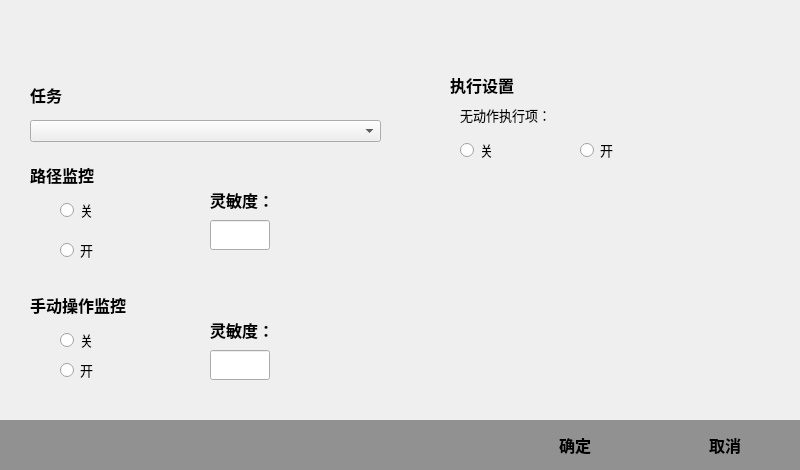
<?xml version="1.0" encoding="UTF-8"?>
<ui version="4.0">
 <class>Monitoring</class>
 <widget class="QWidget" name="Monitoring">
  <property name="geometry">
   <rect>
    <x>0</x>
    <y>0</y>
    <width>800</width>
    <height>470</height>
   </rect>
  </property>
  <property name="windowTitle">
   <string>Form</string>
  </property>
  <widget class="QWidget" name="widget" native="true">
   <property name="geometry">
    <rect>
     <x>0</x>
     <y>420</y>
     <width>800</width>
     <height>50</height>
    </rect>
   </property>
   <property name="styleSheet">
    <string notr="true">background-color: rgb(145, 145, 145);</string>
   </property>
   <widget class="QPushButton" name="btn_ok">
    <property name="geometry">
     <rect>
      <x>500</x>
      <y>0</y>
      <width>150</width>
      <height>50</height>
     </rect>
    </property>
    <property name="font">
     <font>
      <pointsize>12</pointsize>
      <weight>75</weight>
      <bold>true</bold>
     </font>
    </property>
    <property name="text">
     <string>确定</string>
    </property>
    <property name="flat">
     <bool>true</bool>
    </property>
   </widget>
   <widget class="QPushButton" name="btn_cancel">
    <property name="geometry">
     <rect>
      <x>650</x>
      <y>0</y>
      <width>150</width>
      <height>50</height>
     </rect>
    </property>
    <property name="font">
     <font>
      <pointsize>12</pointsize>
      <weight>75</weight>
      <bold>true</bold>
     </font>
    </property>
    <property name="text">
     <string>取消</string>
    </property>
    <property name="flat">
     <bool>true</bool>
    </property>
   </widget>
  </widget>
  <widget class="QLabel" name="label_theme">
   <property name="geometry">
    <rect>
     <x>170</x>
     <y>55</y>
     <width>121</width>
     <height>30</height>
    </rect>
   </property>
   <property name="font">
    <font>
     <pointsize>12</pointsize>
     <weight>75</weight>
     <bold>true</bold>
    </font>
   </property>
   <property name="styleSheet">
    <string notr="true"/>
   </property>
   <property name="text">
    <string/>
   </property>
  </widget>
  <widget class="QWidget" name="widget_2" native="true">
   <property name="geometry">
    <rect>
     <x>10</x>
     <y>30</y>
     <width>401</width>
     <height>371</height>
    </rect>
   </property>
   <widget class="QLabel" name="label">
    <property name="geometry">
     <rect>
      <x>20</x>
      <y>50</y>
      <width>150</width>
      <height>30</height>
     </rect>
    </property>
    <property name="font">
     <font>
      <pointsize>12</pointsize>
      <weight>75</weight>
      <bold>true</bold>
     </font>
    </property>
    <property name="text">
     <string>任务</string>
    </property>
   </widget>
   <widget class="QLabel" name="label_2">
    <property name="geometry">
     <rect>
      <x>20</x>
      <y>130</y>
      <width>150</width>
      <height>30</height>
     </rect>
    </property>
    <property name="font">
     <font>
      <pointsize>12</pointsize>
      <weight>75</weight>
      <bold>true</bold>
     </font>
    </property>
    <property name="text">
     <string>路径监控</string>
    </property>
   </widget>
   <widget class="QLabel" name="label_3">
    <property name="geometry">
     <rect>
      <x>20</x>
      <y>260</y>
      <width>150</width>
      <height>30</height>
     </rect>
    </property>
    <property name="font">
     <font>
      <pointsize>12</pointsize>
      <weight>75</weight>
      <bold>true</bold>
     </font>
    </property>
    <property name="text">
     <string>手动操作监控</string>
    </property>
   </widget>
   <widget class="QRadioButton" name="radioButton">
    <property name="geometry">
     <rect>
      <x>50</x>
      <y>170</y>
      <width>50</width>
      <height>20</height>
     </rect>
    </property>
    <property name="font">
     <font>
      <pointsize>10</pointsize>
     </font>
    </property>
    <property name="text">
     <string>关</string>
    </property>
   </widget>
   <widget class="QRadioButton" name="radioButton_2">
    <property name="geometry">
     <rect>
      <x>50</x>
      <y>210</y>
      <width>50</width>
      <height>20</height>
     </rect>
    </property>
    <property name="font">
     <font>
      <pointsize>10</pointsize>
     </font>
    </property>
    <property name="text">
     <string>开</string>
    </property>
   </widget>
   <widget class="QRadioButton" name="radioButton_3">
    <property name="geometry">
     <rect>
      <x>50</x>
      <y>300</y>
      <width>50</width>
      <height>20</height>
     </rect>
    </property>
    <property name="font">
     <font>
      <pointsize>10</pointsize>
     </font>
    </property>
    <property name="text">
     <string>关</string>
    </property>
   </widget>
   <widget class="QRadioButton" name="radioButton_4">
    <property name="geometry">
     <rect>
      <x>50</x>
      <y>330</y>
      <width>50</width>
      <height>20</height>
     </rect>
    </property>
    <property name="font">
     <font>
      <pointsize>10</pointsize>
     </font>
    </property>
    <property name="text">
     <string>开</string>
    </property>
   </widget>
   <widget class="QLabel" name="label_4">
    <property name="geometry">
     <rect>
      <x>200</x>
      <y>160</y>
      <width>60</width>
      <height>20</height>
     </rect>
    </property>
    <property name="font">
     <font>
      <pointsize>12</pointsize>
      <weight>75</weight>
      <bold>true</bold>
     </font>
    </property>
    <property name="text">
     <string>灵敏度：</string>
    </property>
   </widget>
   <widget class="QLabel" name="label_5">
    <property name="geometry">
     <rect>
      <x>200</x>
      <y>290</y>
      <width>60</width>
      <height>20</height>
     </rect>
    </property>
    <property name="font">
     <font>
      <pointsize>12</pointsize>
      <weight>75</weight>
      <bold>true</bold>
     </font>
    </property>
    <property name="text">
     <string>灵敏度：</string>
    </property>
   </widget>
   <widget class="QLineEdit" name="lineEdit">
    <property name="geometry">
     <rect>
      <x>200</x>
      <y>190</y>
      <width>60</width>
      <height>30</height>
     </rect>
    </property>
   </widget>
   <widget class="QLineEdit" name="lineEdit_2">
    <property name="geometry">
     <rect>
      <x>200</x>
      <y>320</y>
      <width>60</width>
      <height>30</height>
     </rect>
    </property>
   </widget>
   <widget class="QComboBox" name="comboBox">
    <property name="geometry">
     <rect>
      <x>20</x>
      <y>90</y>
      <width>351</width>
      <height>22</height>
     </rect>
    </property>
   </widget>
  </widget>
  <widget class="QWidget" name="widget_3" native="true">
   <property name="geometry">
    <rect>
     <x>430</x>
     <y>30</y>
     <width>341</width>
     <height>371</height>
    </rect>
   </property>
   <widget class="QLabel" name="label_6">
    <property name="geometry">
     <rect>
      <x>20</x>
      <y>40</y>
      <width>150</width>
      <height>30</height>
     </rect>
    </property>
    <property name="font">
     <font>
      <pointsize>12</pointsize>
      <weight>75</weight>
      <bold>true</bold>
     </font>
    </property>
    <property name="text">
     <string>执行设置</string>
    </property>
   </widget>
   <widget class="QRadioButton" name="radioButton_5">
    <property name="geometry">
     <rect>
      <x>150</x>
      <y>110</y>
      <width>50</width>
      <height>20</height>
     </rect>
    </property>
    <property name="font">
     <font>
      <pointsize>10</pointsize>
     </font>
    </property>
    <property name="text">
     <string>开</string>
    </property>
   </widget>
   <widget class="QRadioButton" name="radioButton_6">
    <property name="geometry">
     <rect>
      <x>30</x>
      <y>110</y>
      <width>50</width>
      <height>20</height>
     </rect>
    </property>
    <property name="font">
     <font>
      <pointsize>10</pointsize>
     </font>
    </property>
    <property name="text">
     <string>关</string>
    </property>
   </widget>
   <widget class="QLabel" name="label_7">
    <property name="geometry">
     <rect>
      <x>30</x>
      <y>70</y>
      <width>150</width>
      <height>30</height>
     </rect>
    </property>
    <property name="font">
     <font>
      <pointsize>10</pointsize>
      <weight>50</weight>
      <bold>false</bold>
     </font>
    </property>
    <property name="text">
     <string>无动作执行项：</string>
    </property>
   </widget>
  </widget>
 </widget>
 <resources/>
 <connections/>
</ui>
